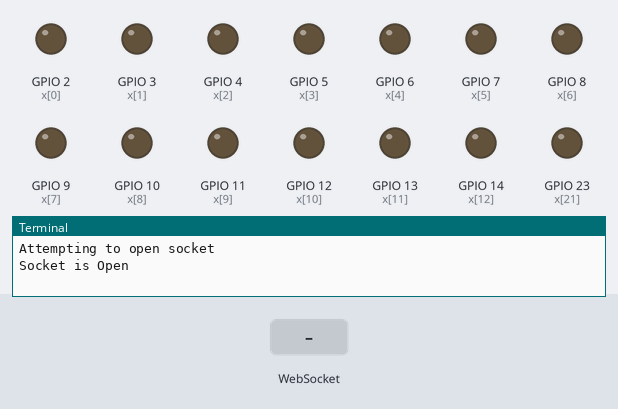
Recording of a program running on a simulated Raspberry Pi (BCM pin numbers). On the bench: output pins drawn as LEDs (lit = HIGH), the last lines printed to the terminal. Inputs (shaded band) come from the test bench. A WebSocket client connects 1 s after the server starts.

Above: at 1.2 s.
1.3 s: WebSocket message "HIGH" arrives
At 2.5 s:
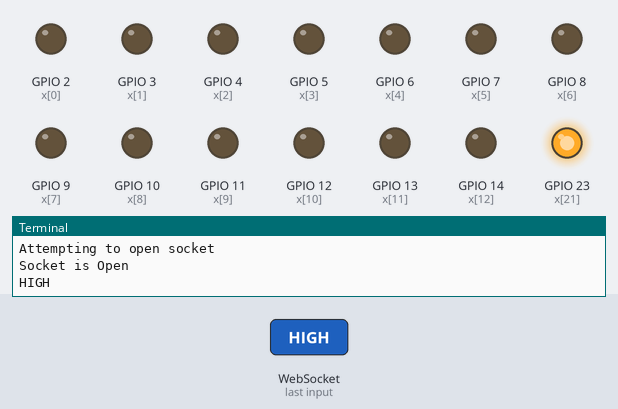
2.8 s: WebSocket message "LOW" arrives
At 3.7 s:
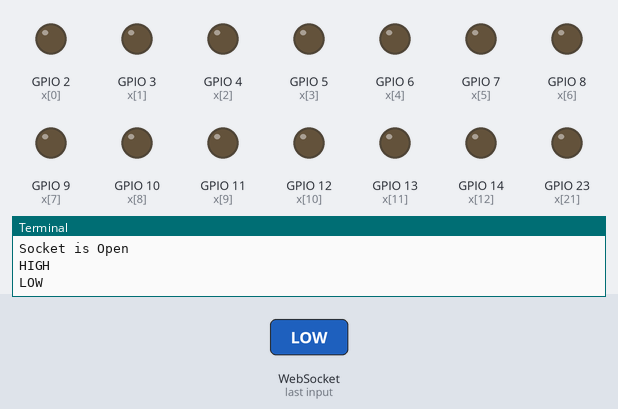
Timing chart, 0 to 5.8 s (numbered marks = the images above; inputs shaded):
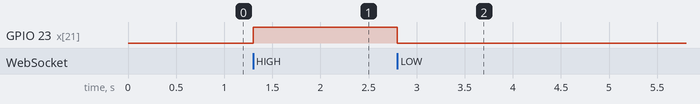

The program:

ServerWebsockets.py
```python
import tornado.httpserver
import tornado.websocket
import tornado.ioloop
import tornado.web
from PiGPIO import InsAndOuts


class WSHandler(tornado.websocket.WebSocketHandler):

    def open(self):
        self.write_message("Socket Is Open")
        print("Socket is Open")

    def on_message(self, message):
        if "LOW" in message:
            InsAndOuts.resetOutput(23)
            self.write_message("I turned off the light")
            print(message)
        if "HIGH" in message:
            InsAndOuts.setOutput(23)
            self.write_message("I turned on the light")
            print(message)

    def on_close(self):
        print("Socket Is Closed")
        InsAndOuts.resetOutput(23)
        print("I turned off the light")


application = tornado.web.Application([
    (r'/', WSHandler),
])

if __name__ == "__main__":
    InsAndOuts.setupOutputs()
    http_server = tornado.httpserver.HTTPServer(application)
    http_server.listen(8888)
    print("Attempting to open socket")
    tornado.ioloop.IOLoop.instance().start()
```

PiGPIO.py
```python
import RPi.GPIO as GPIO

class InsAndOuts:

    @staticmethod
    def setupOutputs():
        # Setup GPIO using BCM numbering
        GPIO.setmode(GPIO.BCM)
        GPIO.setwarnings(False)
        # Define IO
        # Set output
        for x in range(2, 26):
            try:
                GPIO.setup(x, GPIO.OUT)
            except:
                pass

    @staticmethod
    def resetOutput(output):
        GPIO.output(output, GPIO.LOW)

    @staticmethod
    def setOutput(output):
        GPIO.output(output, GPIO.HIGH)
```

Measured:
- after the input at 1.3 s, GPIO 23 (x[21]): LOW → HIGH at once
- after the input at 2.8 s, GPIO 23 (x[21]): HIGH → LOW at once
